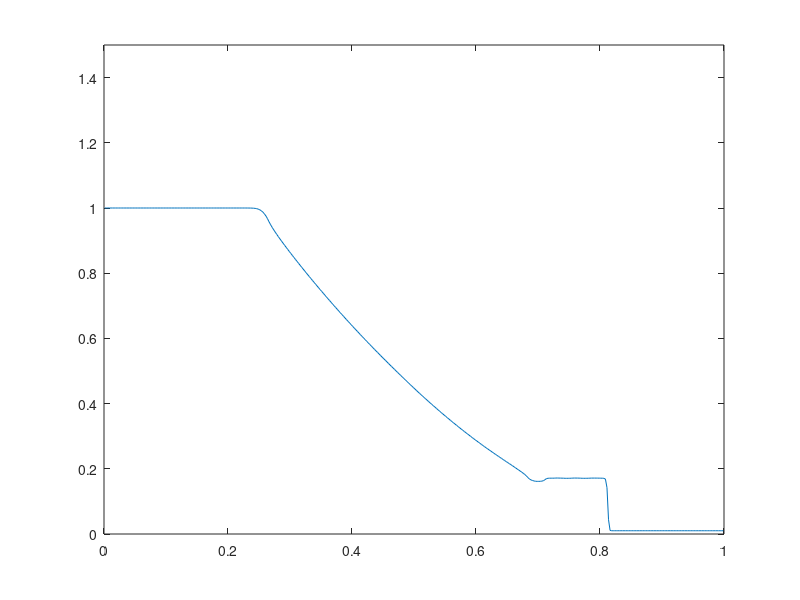

Reproduce this figure in MATLAB.
clear all;

% Reseni pocatecni ulohy pro rovnice melke vody
%   h_t + (uh)_x = 0
%   (hu)_t + (hu^2 + gh^2/2)_x = 0
%
%   rovnice resime ve tvaru W_t + F(W)_x = 0, kde
%   W = [h, q], F(W) = [q, q^2/h + gh^2/2] kde q = hu
%

g = 10;

% Delka intervalu a pocet bunek
L = 1;
n = 400;

dx = L / n;
x = dx/2:dx:(L-dx/2);

W(1:2,1:n)  = 0;

% Pocatecni podminka
for i = 1:n
  if (x(i)<0.5)
    W(1,i) = 1.0;
  else
    W(1,i) = 0.01;
  end
end

plot(x, W(1,:)); axis([0 1 0 1.5]);
disp("Stiskni enter pro pokracovani"); pause;
t = 0;

for iter = 1:n
    
    
  % Vypocet "derivace" W
  DW(1:2,1) = 0;
  DW(1:2,n) = 0;
  for i = 2:n-1
    for k = 1:2
      if ( (W(k,i)-W(k,i-1))*(W(k,i+1)-W(k,i)) <= 0 )
	DW(k,i) = 0;
      else
	if ( abs(W(k,i)-W(k,i-1)) < abs(W(k,i+1)-W(k,i)) ) 
	  DW(k,i) = W(k,i)-W(k,i-1);
	else
	  DW(k,i) = W(k,i+1)-W(k,i);
	end
      end
    end
  end

  h = W(1,:);
  q = W(2,:);
  u = q ./ h;
  
  % Vypocet spektralniho polomeru jakobianu
  sigma = abs(u) + sqrt(g*h);
  %
  
  dt = 0.4 * dx / max(sigma);
  
  % Numericky tok na leve a prave casti intervalu
  F(:,1) = [q(1); q(1)^2/h(1) + g*h(1)^2/2] ;
  F(:,n+1) = [q(n); q(n)^2/h(n) + g*h(n)^2/2] ;
  
  % Numericky tok f
  for i = 2:n
    sl = min( u(i-1)-sqrt(g*h(i-1)), u(i)-sqrt(g*h(i)) );
    sr = min( u(i-1)+sqrt(g*h(i-1)), u(i)+sqrt(g*h(i)) );

    Wl = W(:,i-1) + DW(:,i-1)/2;
    Wr = W(:,i) - DW(:,i)/2;
    
    Fl = [Wl(2); Wl(2)^2/Wl(1) + g*Wl(1)^2/2];
    Fr = [Wr(2); Wr(2)^2/Wr(1) + g*Wr(1)^2/2];
    
    if (0<=sl)
      F(:,i) = Fl;
    elseif (0<sr)
      F(:,i) = (sr*Fl - sl*Fr + sl*sr*(Wr-Wl)) / (sr-sl);
    else
      F(:,i) = Fr;
    end

  end
  
  W(:,1:n) = W(:,1:n) - dt/dx * (F(:,2:n+1) - F(:,1:n));
  t = t + dt;
  
  if (mod(iter,10)==0)
    plot(x, W(1,:)); axis([0 1 0 1.5]);
    pause(1);
  end
end

